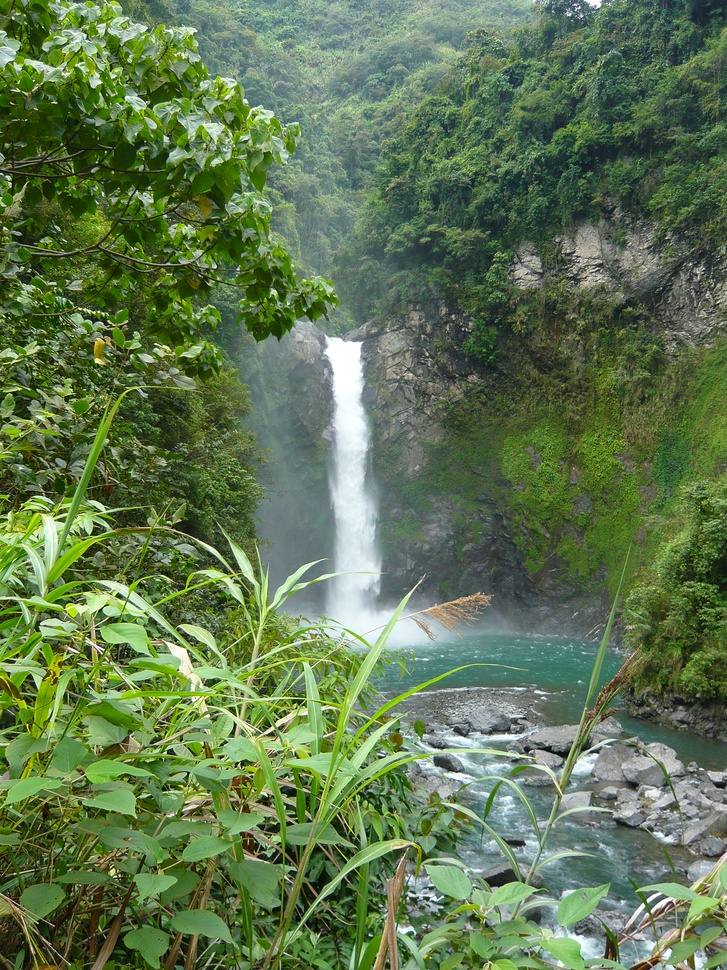
#> input picture colab_img/image_search_engine/100200.jpg, 727 x 970 px, shrunk from 2448 x 3264 before the run; its folder holds only this picture in this run
$ jupyter execute --allow-errors ImageSearchEngine.ipynb   (shell and % lines are left out)   (older library calls are emulated)
#> lines starting #> are read from the running program, lines starting #| are printed output that depends on the picture; after the words box and inside, x2 and y2 are one past the last pixel; in counts of white or black regions, pixels touching at a corner belong together
STEP 1: Defining our image descriptor

[cell 1]
import numpy as np
import cv2
import imutils
class ColorDescriptor:
  def __init__(self, bins):
    # store the number of bins for the 3D histogram
#> further down, image is the input picture: shape (970, 727, 3); mean B, G, R 80.4, 118.5, 95.8
    self.bins = bins

  def describe(self, image):
    # convert the image to the HSV color space and initialize the feature used
    # to quantify the image
    image = cv2.cvtColor(image, cv2.COLOR_BGR2HSV)
#> image: shape (970, 727, 3); mean H, S, V 55.9, 103.9, 119.1
    features = []

    # grab the dimensions and compute the center of the iamge
    h, w = image.shape[:2]
#> h = 970; w = 727
    cX, cY = h//2, w//2
#> cX = 485; cY = 363

    # divide the image into four rectangle/segments (top-left, top-right,
    # bottom-left, bottom-right)
    segments = [(0, cX, 0, cY), (cX, w, 0, cY), (cX, w, cY, h), (0, cX, cY, h)]

    # construct an eliptical mask representing the center of the image
    axesX, axesY = (int(w*0.75)//2, int(h*0.75)//2)
#> axesX = 272; axesY = 363
    elipMask = np.zeros(image.shape[:2], dtype = np.uint8)
    cv2.ellipse(elipMask, (cX, cY), (axesX, axesY), 0, 0, 360, 255, -1)
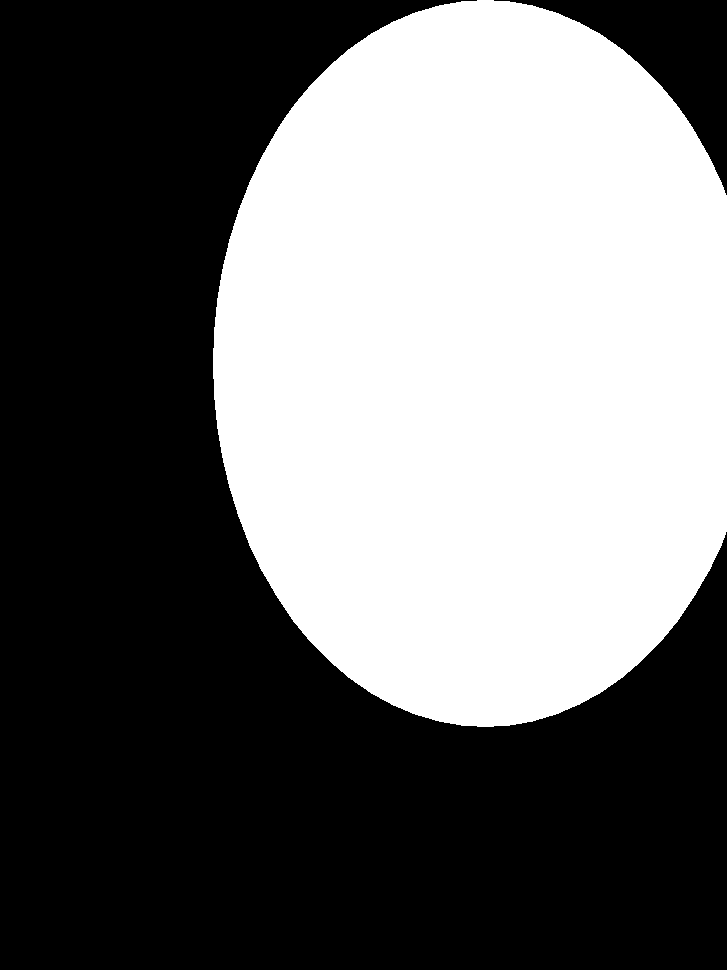
#> elipMask: shape (970, 727); 43.1% white; 1 white region, box (x1, y1, x2, y2) and area: (213, 0, 727, 727) 303721

    # loop over the segments
    for startX, endX, startY, endY in segments:
      # construct a mask for each corner of the image, subtracting the
      # elliptical center from it
      cornerMask = np.zeros(image.shape[:2], dtype=np.uint8)
      cv2.rectangle(cornerMask, (startX, startY), (endX, endY), 255, -1)
      cornerMask = cv2.subtract(cornerMask, elipMask)

      # extract a color histogram from the image, then update the feature vector
      hist = self.histogram(image, cornerMask)
      features.extend(hist)
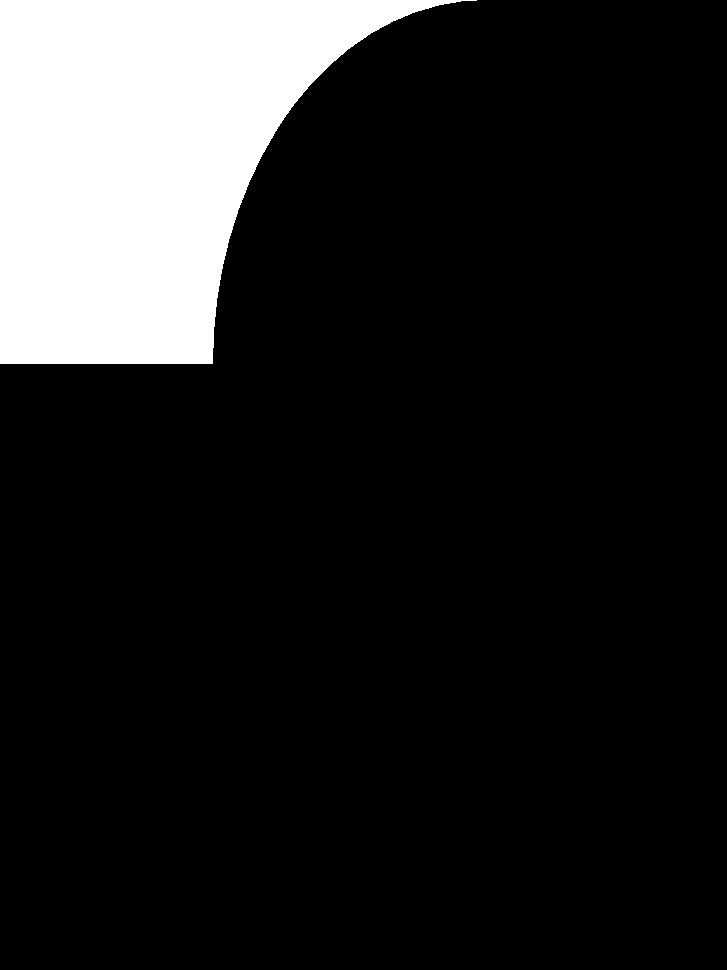
#> cornerMask: shape (970, 727); 14% white; 1 white region, box (x1, y1, x2, y2) and area: (0, 0, 477, 364) 98920
#> after the loop, features = []

    # extract a color histogram from the elliptical region and update the
    # feature vector
    hist=self.histogram(image, elipMask)
    features.extend(hist)

    return features

  def histogram(self, image, mask):
    # extract a 3D color histogram from the masked region of the image
    # using the supplied number of bins per channel
    hist = cv2.calcHist([image], [0,1,2], mask, self.bins, [0,180,0,256,0,256])

    # normalize the histogram CV is 2.4
    if imutils.is_cv2():
      hist = cv2.normalize(hist).flatten()
    else:
      hist = cv2.normalize(hist, hist).flatten()

    return hist

STEP 2: Extracting Features from Our Dataset

[cell 2]
import glob
import cv2
import matplotlib.pyplot as plt

dataset = "/content/drive/MyDrive/colab_img/image_search_engine"
index = "/content/drive/MyDrive/colab_img/csv/features_engine.csv"
cd = ColorDescriptor((8, 12, 3))

# open the output index file for writing
output = open(index, "w")

# use glob to grab the image paths and loop over them
#> (the rest of this cell did not finish here and is left out)

STEP 3: The Searcher

[cell 3]
import numpy as np
import cv2
import csv
import matplotlib.pyplot as plt

class Searcher:
  def __init__(self, indexPath):
    # store our index path
    self.indexPath = indexPath

  def search(self, queryFeatures, limit=10):
    # initialize our dictionary of results
    results = {}

    # open the index file for reading
    with open(indexPath) as f:
      # initialize the CSV reader
      reader = csv.reader(f)

      # loop over the rows in the index
      for row in reader:
        # parse out the image ID and features, then compute the chi-squared
        # distance between the features in our index and our query feature
        features = [float(x) for x in row[1:]]
        d = self.chi2_squared(features, queryFeatures)

        # now that we have the distance between the two feature vectors, we can
        # update the results dictionary -- the key is the current image ID just
        # computed, representing how 'similar' the image in the index is to our
        # query
        results[row[0]] = d

      f.close()

    # sort our results, so that the smaller distances (i.e the more relevant
    # images are at the front of the list)
    results = sorted([(v, k) for (k, v) in results.items()])

    return results[:limit]

  def chi2_squared(self,histA, histB, eps = 1e-10):
    return 0.5 * np.sum([(a-b)**2/(a+b+eps) for a,b in zip(histA, histB)])

STEP 4: Performing a Search

[cell 4]
import cv2
indexPath = "/content/drive/MyDrive/colab_img/csv/features_engine.csv"
queryImage = "100000.jpg"
resultPath = "/content/drive/MyDrive/colab_img/image_search_engine"

def show(*images):
  for i, image in enumerate(images):
    plt.subplot(1, len(images), i+1)
    plt.imshow(cv2.cvtColor(image, cv2.COLOR_BGR2RGB))
    plt.axis("off")
  plt.show()

cd = ColorDescriptor((8,12,3))

$ run again, on colab_img/image_search_engine/102501.jpg
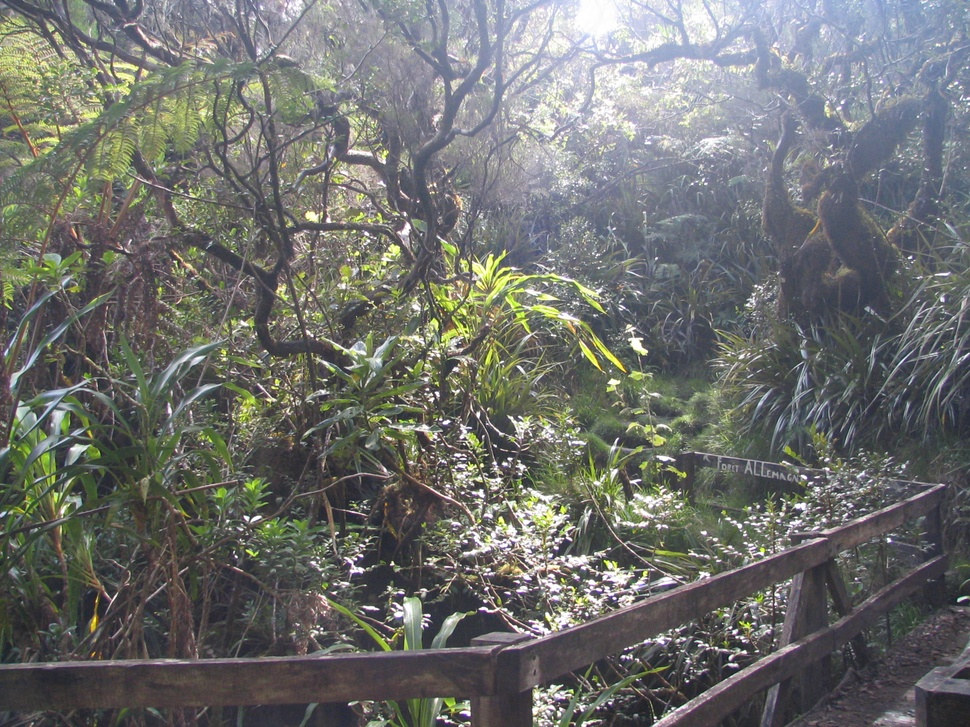
#> input picture colab_img/image_search_engine/102501.jpg, 970 x 727 px, shrunk from 2048 x 1536 before the run
#> image is the input picture: shape (727, 970, 3); mean B, G, R 109.4, 112.2, 110.7
#> image: shape (727, 970, 3); mean H, S, V 84.9, 36.6, 119.2
#> in describe, `cv2.ellipse(elipMask, (cX, cY), (axesX, axesY), 0, 0, 360, 255, -1)`:
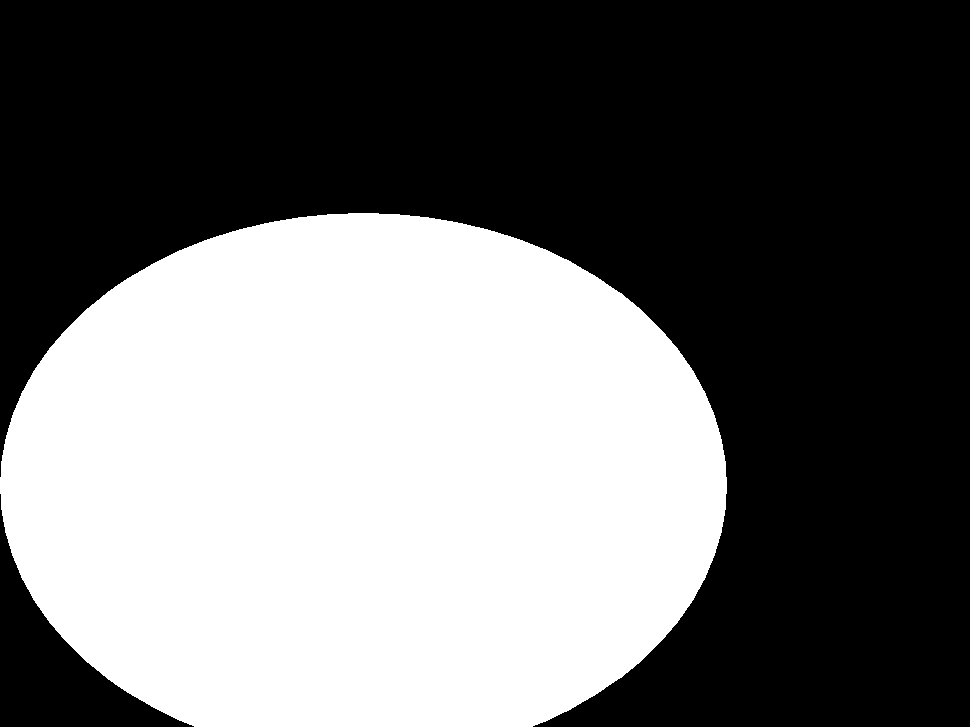
#> elipMask: shape (727, 970); 43.1% white; 1 white region, box (x1, y1, x2, y2) and area: (0, 213, 727, 727) 303754
#> after the loop in describe, `for startX, endX, startY, endY in segments:`:
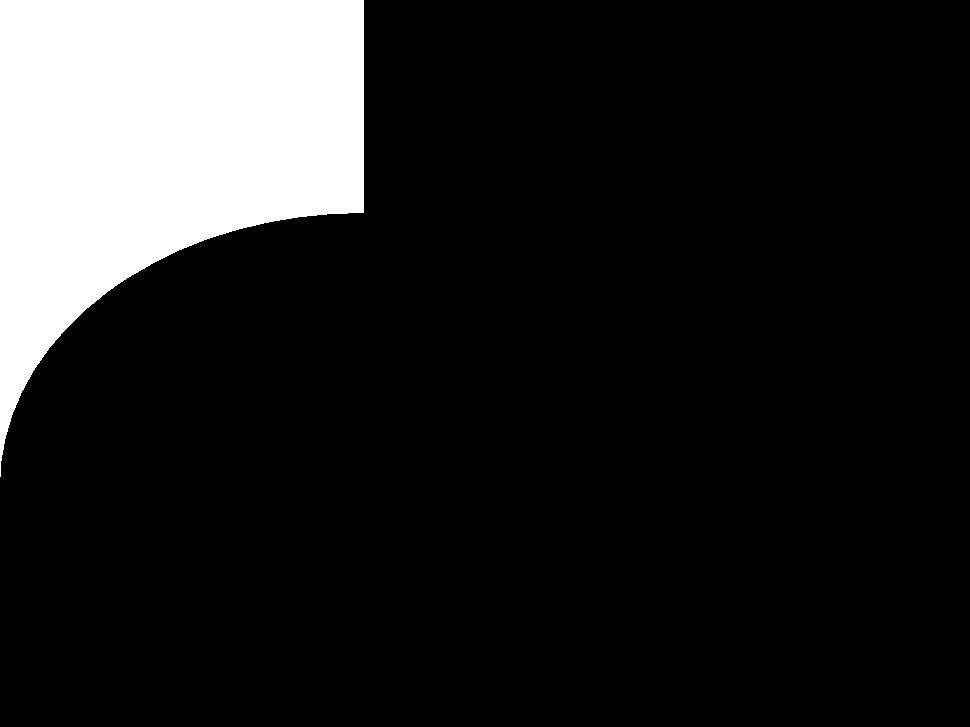
#> cornerMask: shape (727, 970); 14% white; 1 white region, box (x1, y1, x2, y2) and area: (0, 0, 364, 477) 98899
#> after the loop in describe, `for startX, endX, startY, endY in segments:`: features = []

$ run again, on colab_img/image_search_engine/100500.jpg
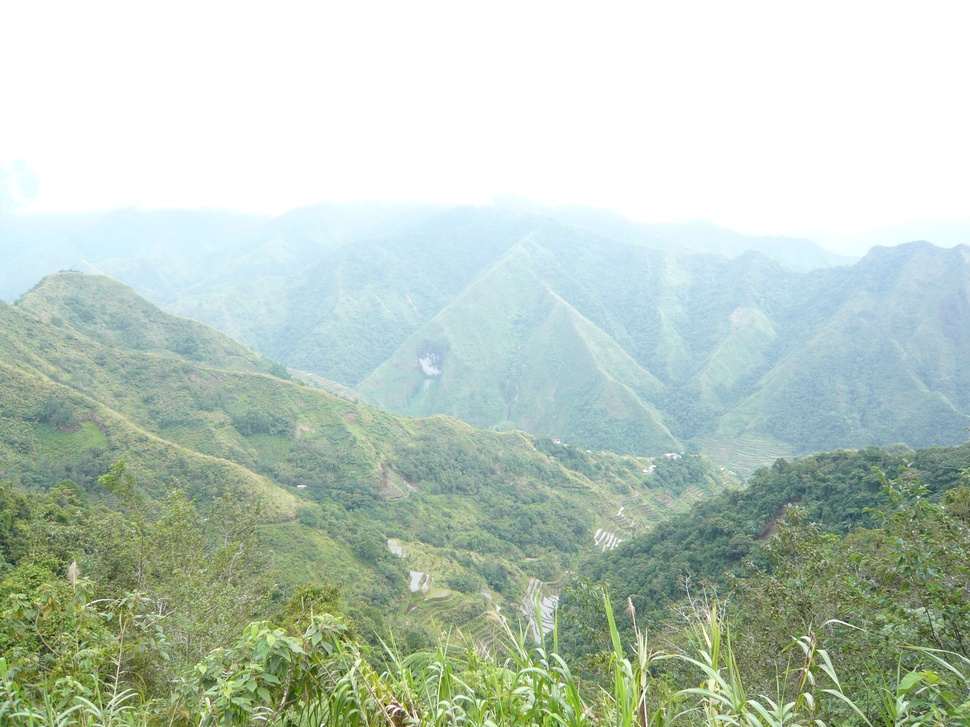
#> input picture colab_img/image_search_engine/100500.jpg, 970 x 727 px, shrunk from 3264 x 2448 before the run
#> image is the input picture: shape (727, 970, 3); mean B, G, R 189.1, 202.4, 186.7
#> image: shape (727, 970, 3); mean H, S, V 49.5, 39.6, 204.6
#> in describe, `cv2.ellipse(elipMask, (cX, cY), (axesX, axesY), 0, 0, 360, 255, -1)`:
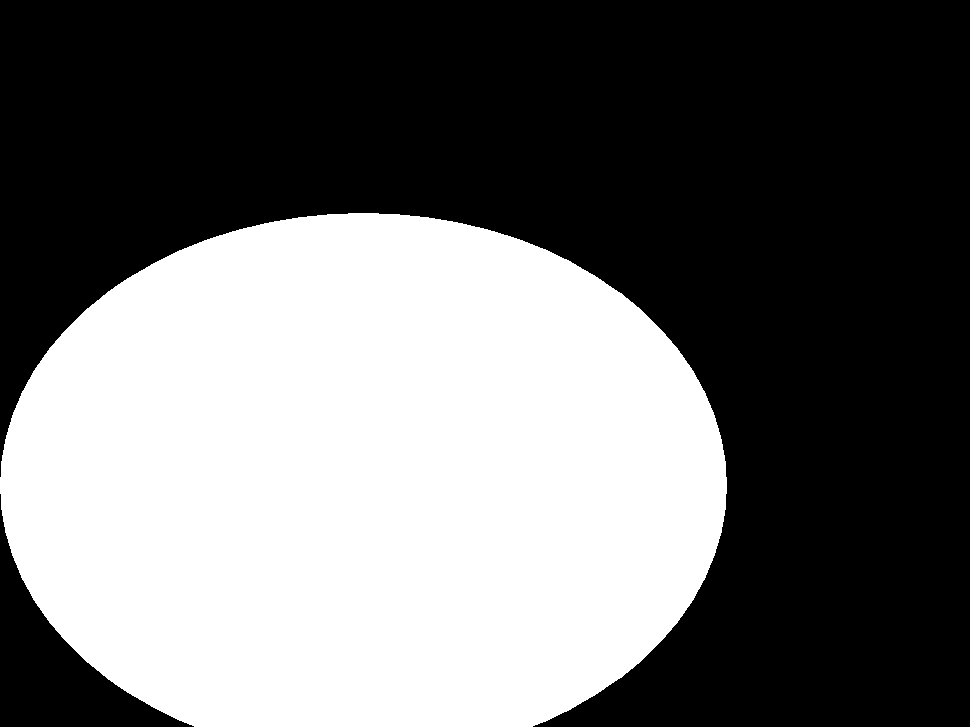
#> elipMask: shape (727, 970); 43.1% white; 1 white region, box (x1, y1, x2, y2) and area: (0, 213, 727, 727) 303754
#> after the loop in describe, `for startX, endX, startY, endY in segments:`:
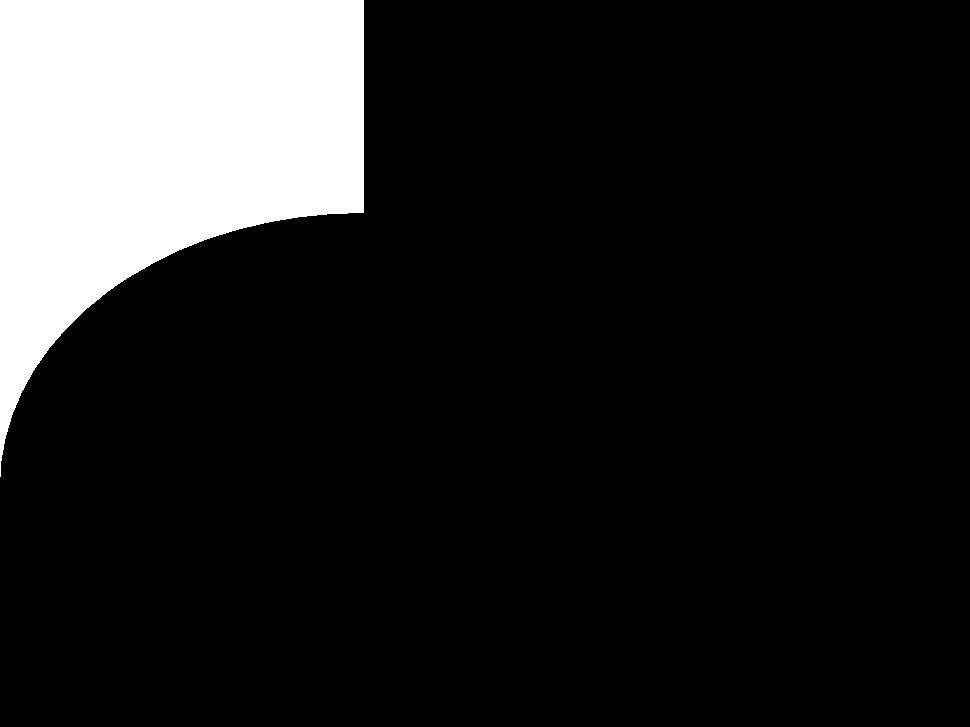
#> cornerMask: shape (727, 970); 14% white; 1 white region, box (x1, y1, x2, y2) and area: (0, 0, 364, 477) 98899
#> after the loop in describe, `for startX, endX, startY, endY in segments:`: features = []
